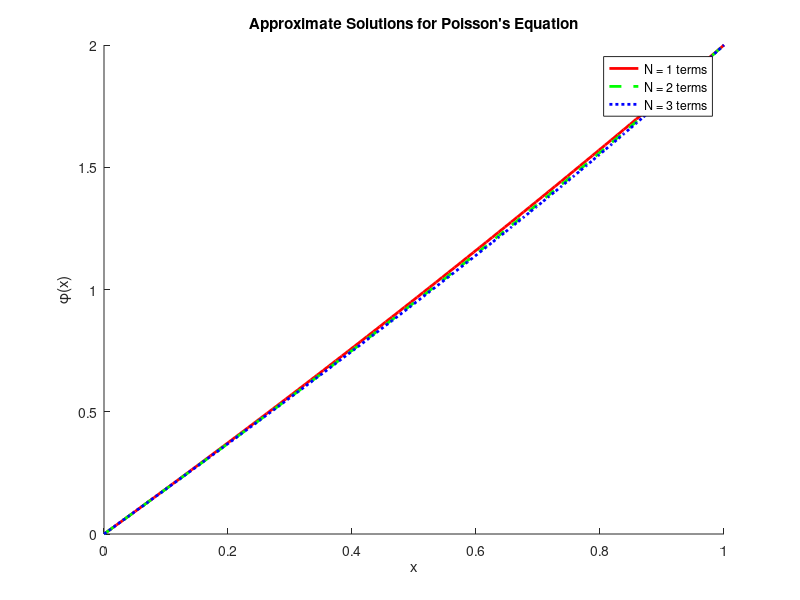

Write MATLAB code to recreate this figure.
% Define the basis functions
u0 = @(x) 2*x;
un = @(n, x) x.^n.*(1-x);

% Define the source function
g = @(x) -x;

% Numerical integration function
integrate = @(f, a, b, N) trapz(linspace(a, b, N+1), f(linspace(a, b, N+1)));

% Solve for the coefficients
N_values = [1, 2, 3]; % Number of terms in the series expansion
coeffs = cell(1, length(N_values));

for i = 1:length(N_values)
    N = N_values(i);
    coeffs{i} = zeros(1, N+1);
    for n = 0:N
        fun = @(x) un(n, x) .* g(x);
        coeffs{i}(n+1) = 2 * integrate(fun, 0, 1, 100);
    end
end

% Construct the approximate solutions
x = linspace(0, 1, 100);
phi = cell(1, length(N_values));
for i = 1:length(N_values)
    N = N_values(i);
    phi{i} = u0(x);
    for n = 1:N
        phi{i} = phi{i} + coeffs{i}(n+1) * un(n, x);
    end
end

% Plot the approximate solutions
figure;
hold on;
colors = ['r', 'g', 'b'];
line_styles = {'-', '--', ':'};
legend_entries = cell(1, length(N_values));
for i = 1:length(N_values)
    N = N_values(i);
    plot(x, phi{i}, 'Color', colors(i), 'LineWidth', 2, 'LineStyle', line_styles{i}, 'DisplayName', sprintf('N = %d terms', N));
end
hold off;
xlabel('x');
ylabel('\phi(x)');
title('Approximate Solutions for Poisson''s Equation');
legend('Location', 'best');